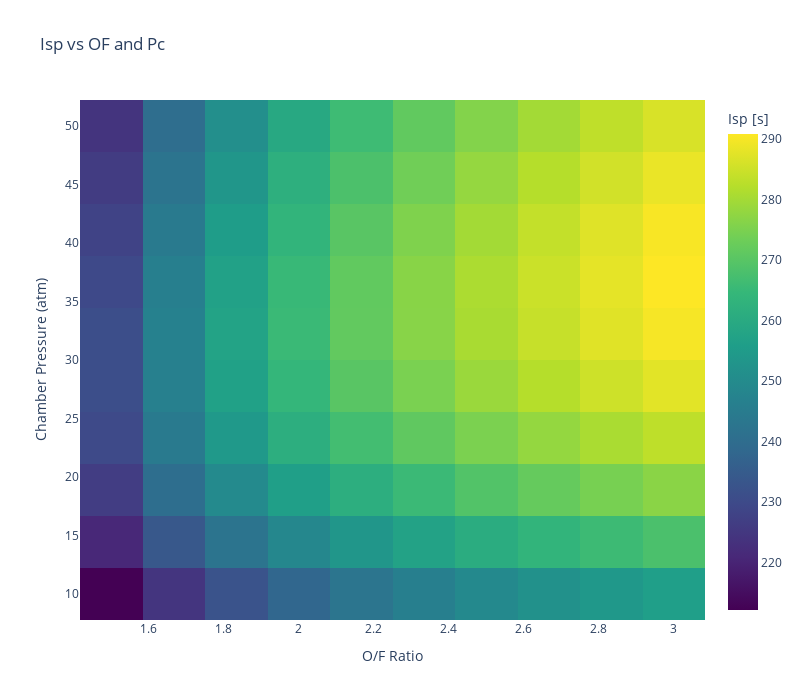
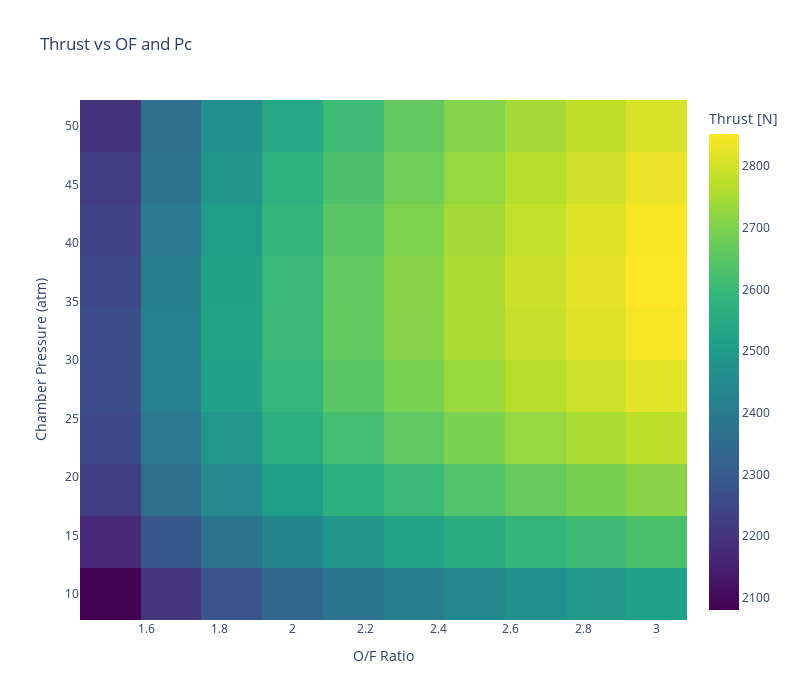

Source (notebook cell) for these figures, in order:
### Code cell
#Plots OF & Pc for either Isp or Thrust
isp_data = extract_metric(engine_grid, "Isp")
plot_heatmap(OF_range, Pc_range, isp_data, "Isp vs OF and Pc", "Isp [s]")
#x = OF, y = Pc, z = Isp
thrust_data = extract_metric(engine_grid, "Thrust")
plot_heatmap(OF_range, Pc_range, thrust_data, "Thrust vs OF and Pc", "Thrust [N]") 
#x = OF, y = Pc, z = Thrust
